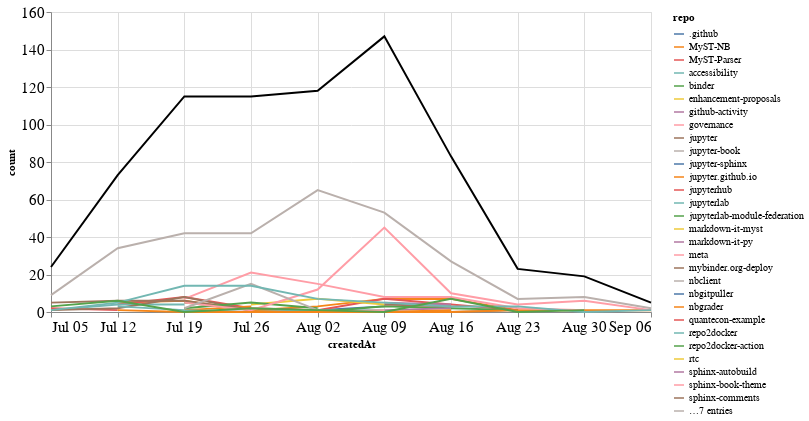

Notebook source saved alongside this figure:
### Markdown cell above
## Comments

### Code cell
comments_time = comments.groupby('repo').resample('W', on='createdAt').count()['author'].reset_index()
comments_time = comments_time.rename(columns={'author': 'count'})
comments_time_total = comments_time.groupby('createdAt').agg({"count": "sum"}).reset_index()
ch1 = alt.Chart(comments_time, width=600).mark_line().encode(
    x='createdAt',
    y='count',
    color='repo',
    tooltip="repo"
)

ch2 = alt.Chart(comments_time_total, width=600).mark_line(color="black").encode(
    x='createdAt',
    y='count',
)

ch1 + ch2

### Figure 1 — Vega-Lite specification as saved in the notebook (floating-point values rounded to 4 significant figures; data arrays with more than 128 entries replaced by an {"elided": "..."} marker saying what was removed)
{"config": {"axisLeft": {"labelFontSize": 15}, "axisBottom": {"labelFontSize": 15}}, "layer": [{"data": {"name": "data-c2082970d8fb3c9c69f42c061ca1118c"}, "mark": "line", "encoding": {"color": {"type": "nominal", "field": "repo"}, "tooltip": {"type": "nominal", "field": "repo"}, "x": {"type": "temporal", "field": "createdAt"}, "y": {"type": "quantitative", "field": "count"}}, "width": 600}, {"data": {"name": "data-4648f54a86fae1f3696379f2c5150caa"}, "mark": {"type": "line", "color": "black"}, "encoding": {"x": {"type": "temporal", "field": "createdAt"}, "y": {"type": "quantitative", "field": "count"}}, "width": 600}], "$schema": "https://vega.github.io/schema/vega-lite/v4.8.1.json", "datasets": {"data-c2082970d8fb3c9c69f42c061ca1118c": {"elided": "134 records"}, "data-4648f54a86fae1f3696379f2c5150caa": [{"createdAt": "2020-07-05T00:00:00", "count": 24}, {"createdAt": "2020-07-12T00:00:00", "count": 73}, {"createdAt": "2020-07-19T00:00:00", "count": 115}, {"createdAt": "2020-07-26T00:00:00", "count": 115}, {"createdAt": "2020-08-02T00:00:00", "count": 118}, {"createdAt": "2020-08-09T00:00:00", "count": 147}, {"createdAt": "2020-08-16T00:00:00", "count": 83}, {"createdAt": "2020-08-23T00:00:00", "count": 23}, {"createdAt": "2020-08-30T00:00:00", "count": 19}, {"createdAt": "2020-09-06T00:00:00", "count": 5}]}}
